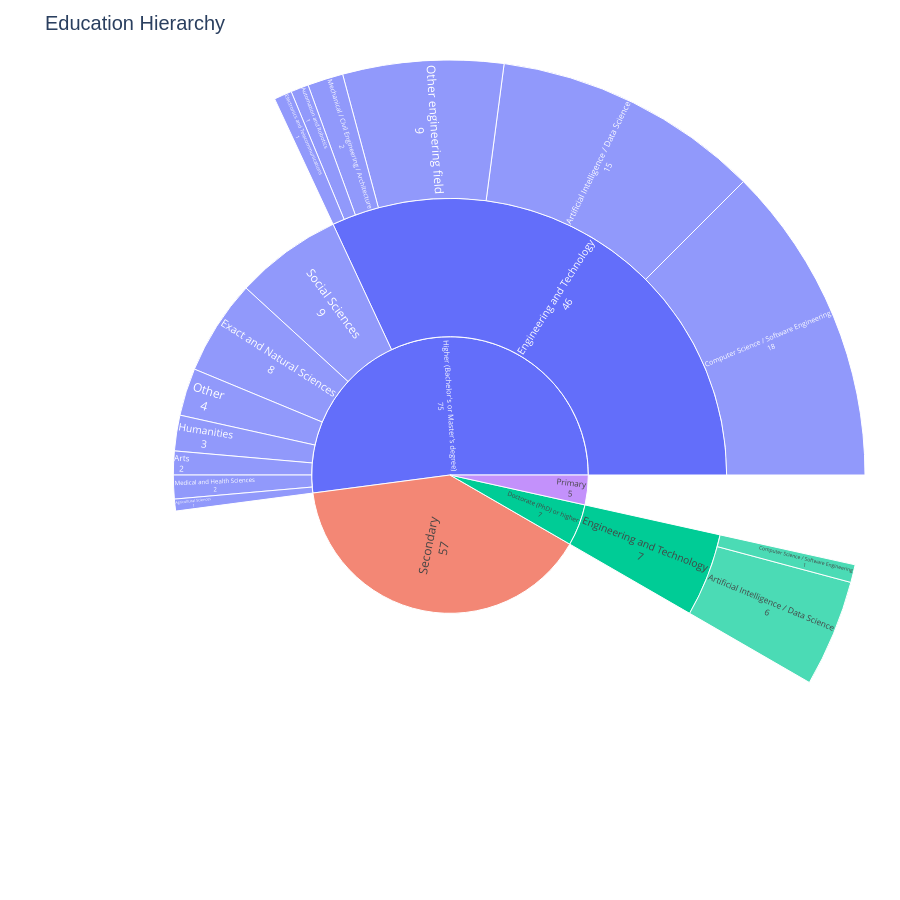

The code cell stored with this chart in its notebook:
### Code cell
import numpy as np
import pandas as pd
import plotly.graph_objects as go

df_p2 = df.copy()
pipeline_cols = ['education', 'education_field', 'engineering_specialization']

# 1. Standardize missing values
cleanup_values = ['N/A', '', ' ', 'nan', 'NaN', 'None', '<NA>']
df_p2[pipeline_cols] = df_p2[pipeline_cols].replace(cleanup_values, np.nan)

# 2. Build the exact tree structure manually
ids = []
labels = []
parents = []
values = []

for ed, df_ed in df_p2.groupby('education', dropna=False):
    if pd.isna(ed): continue # Drop missing roots
    
    ed_id = str(ed)
    ids.append(ed_id)
    labels.append(str(ed))
    parents.append("")
    values.append(len(df_ed))
    
    for field, df_field in df_ed.groupby('education_field', dropna=False):
        if pd.isna(field): continue # Drop missing fields!
        
        field_id = f"{ed_id}|{field}"
        ids.append(field_id)
        labels.append(str(field))
        parents.append(ed_id)
        values.append(len(df_field))
        
        for spec, df_spec in df_field.groupby('engineering_specialization', dropna=False):
            if pd.isna(spec): continue # Drop missing specializations!
            
            spec_id = f"{field_id}|{spec}"
            ids.append(spec_id)
            labels.append(str(spec))
            parents.append(field_id)
            values.append(len(df_spec))

# 3. Plot using the lower-level Graph Objects
fig = go.Figure(go.Sunburst(
    ids=ids,
    labels=labels,
    parents=parents,
    values=values,
    branchvalues="total", # THE MAGIC: Tells Plotly to leave unmatched parent space blank!
    textinfo="label+value", # Shows the category and the count cleanly
    insidetextorientation='radial' # Makes the text rotate with the slices for better reading
))

fig.update_layout(
    title="Education Hierarchy",
    title_font=dict(size=20, family="Arial"),
    width=900,
    height=900,
    margin=dict(t=60, l=10, r=10, b=10)
)

# 4. Force a static image render to bypass Jupyter's JS blocking
fig.show()

### Figure 1 — Plotly figure (JSON) as saved in the notebook; plotly's stock layout.template omitted (floating-point values rounded to 4 significant figures)
{"data": [{"branchvalues": "total", "ids": ["Doctorate (PhD) or higher", "Doctorate (PhD) or higher|Engineering and Technology", "Doctorate (PhD) or higher|Engineering and Technology|Artificial Intelligence / Data Science", "Doctorate (PhD) or higher|Engineering and Technology|Computer Science / Software Engineering", "Higher (Bachelor's or Master's degree)", "Higher (Bachelor's or Master's degree)|Agricultural Sciences", "Higher (Bachelor's or Master's degree)|Arts", "Higher (Bachelor's or Master's degree)|Engineering and Technology", "Higher (Bachelor's or Master's degree)|Engineering and Technology|Artificial Intelligence / Data Science", "Higher (Bachelor's or Master's degree)|Engineering and Technology|Automation and Robotics", "Higher (Bachelor's or Master's degree)|Engineering and Technology|Computer Science / Software Engineering", "Higher (Bachelor's or Master's degree)|Engineering and Technology|Electronics and Telecommunications", "Higher (Bachelor's or Master's degree)|Engineering and Technology|Mechanical / Civil Engineering / Architecture", "Higher (Bachelor's or Master's degree)|Engineering and Technology|Other engineering field", "Higher (Bachelor's or Master's degree)|Exact and Natural Sciences", "Higher (Bachelor's or Master's degree)|Humanities", "Higher (Bachelor's or Master's degree)|Medical and Health Sciences", "Higher (Bachelor's or Master's degree)|Other", "Higher (Bachelor's or Master's degree)|Social Sciences", "Primary", "Secondary"], "insidetextorientation": "radial", "labels": ["Doctorate (PhD) or higher", "Engineering and Technology", "Artificial Intelligence / Data Science", "Computer Science / Software Engineering", "Higher (Bachelor's or Master's degree)", "Agricultural Sciences", "Arts", "Engineering and Technology", "Artificial Intelligence / Data Science", "Automation and Robotics", "Computer Science / Software Engineering", "Electronics and Telecommunications", "Mechanical / Civil Engineering / Architecture", "Other engineering field", "Exact and Natural Sciences", "Humanities", "Medical and Health Sciences", "Other", "Social Sciences", "Primary", "Secondary"], "parents": ["", "Doctorate (PhD) or higher", "Doctorate (PhD) or higher|Engineering and Technology", "Doctorate (PhD) or higher|Engineering and Technology", "", "Higher (Bachelor's or Master's degree)", "Higher (Bachelor's or Master's degree)", "Higher (Bachelor's or Master's degree)", "Higher (Bachelor's or Master's degree)|Engineering and Technology", "Higher (Bachelor's or Master's degree)|Engineering and Technology", "Higher (Bachelor's or Master's degree)|Engineering and Technology", "Higher (Bachelor's or Master's degree)|Engineering and Technology", "Higher (Bachelor's or Master's degree)|Engineering and Technology", "Higher (Bachelor's or Master's degree)|Engineering and Technology", "Higher (Bachelor's or Master's degree)", "Higher (Bachelor's or Master's degree)", "Higher (Bachelor's or Master's degree)", "Higher (Bachelor's or Master's degree)", "Higher (Bachelor's or Master's degree)", "", ""], "textinfo": "label+value", "type": "sunburst", "values": [7, 7, 6, 1, 75, 1, 2, 46, 15, 1, 18, 1, 2, 9, 8, 3, 2, 4, 9, 5, 57]}], "layout": {"height": 900, "margin": {"b": 10, "l": 10, "r": 10, "t": 60}, "title": {"font": {"family": "Arial", "size": 20}, "text": "Education Hierarchy"}, "width": 900}}
